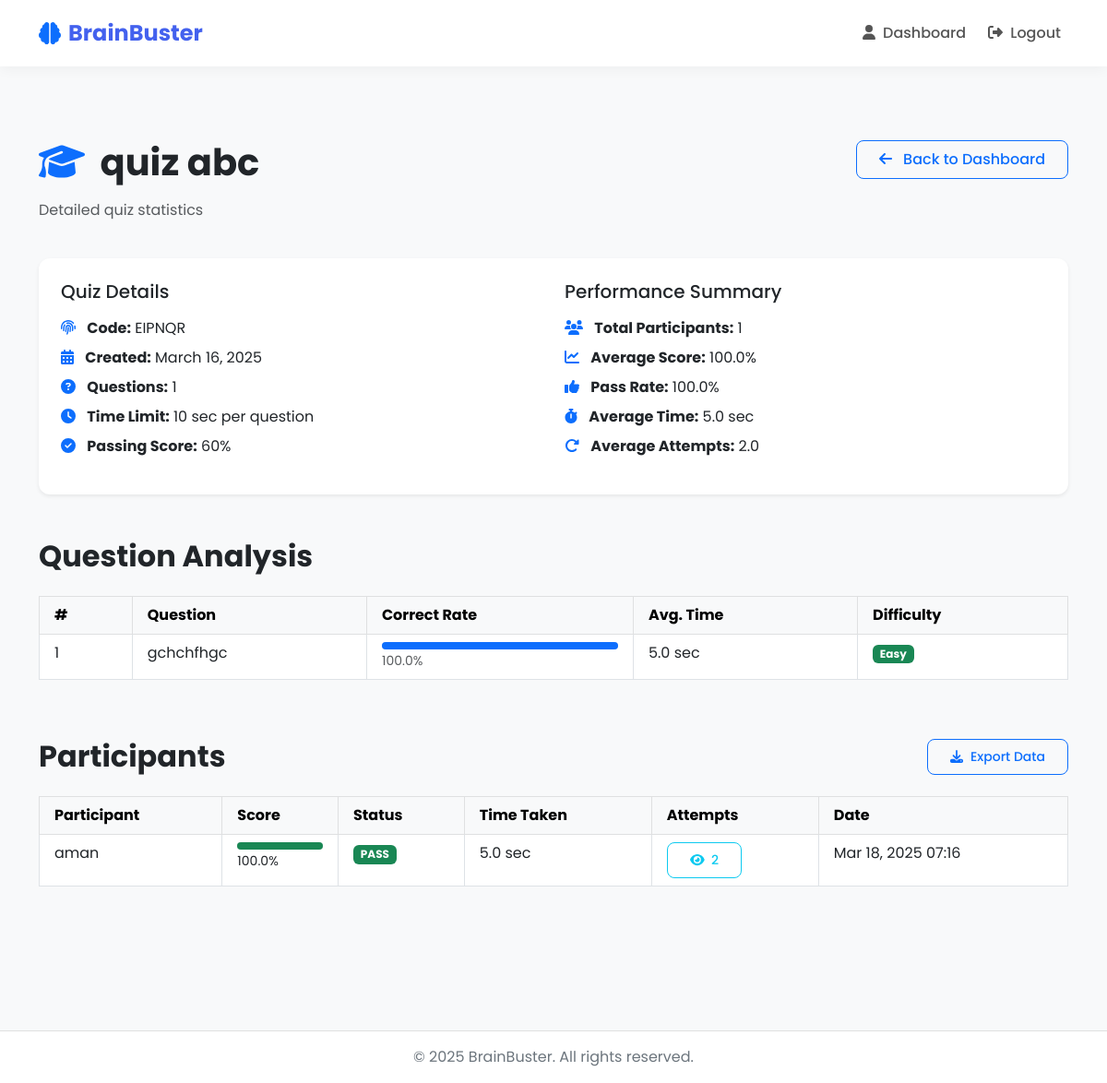
/quizzes/quiz/7/stats/ (signed in), run on the app's committed database.
### quizzes/models.py (models this page shows, shortened)
class Quiz(models.Model):
    title = models.CharField(max_length=255)
    description = models.TextField(blank=True, null=True)
    icon = models.CharField(max_length=50, default="question-circle")
    code = models.CharField(max_length=10, unique=True, default=generate_unique_code)
    created_by = models.ForeignKey(User, on_delete=models.CASCADE, related_name='quizzes')
    created_at = models.DateTimeField(auto_now=True)
    time_limit_per_question = models.IntegerField(help_text="Time limit in seconds", default=30)
    minimum_score_percentage = models.IntegerField(help_text="Minimum score required to pass (%)", default=60)

class Question(models.Model):
    quiz = models.ForeignKey(Quiz, related_name="questions", on_delete=models.CASCADE)
    text = models.TextField()

class Participation(models.Model):
    user = models.ForeignKey(User, on_delete=models.CASCADE, related_name='participations')
    quiz = models.ForeignKey(Quiz, on_delete=models.CASCADE, related_name='participations')
    score = models.FloatField(default=0.0)
    submitted_at = models.DateTimeField(auto_now=True)
    total_time_taken = models.IntegerField(default=0, help_text="Total time taken for the quiz in seconds")
    attempt_number = models.IntegerField(default=1, help_text="The attempt number for this user on this quiz")

### quizzes/views.py (the view)
# urls.py: path('quiz/<int:quiz_id>/stats/', views.quiz_stats, name='quiz_stats'),
@login_required
def quiz_stats(request, quiz_id):
    quiz = get_object_or_404(Quiz, id=quiz_id, created_by=request.user)
    all_participations = list(quiz.participations.all().select_related('user').order_by('user__id', '-submitted_at'))
    unique_users = {}
    for participation in all_participations:
        user_id = participation.user.id
        if user_id not in unique_users:
            unique_users[user_id] = participation
    participations = list(unique_users.values())
    user_attempts = {}
    for participation in all_participations:
        user_id = participation.user.id
        user_attempts[user_id] = user_attempts.get(user_id, 0) + 1
    for participation in participations:
        participation.attempts = user_attempts[participation.user.id]
    total_participants = len(participations)
    average_score = 0
    pass_rate = 0
    average_time = 0
    average_attempts = 0
    if total_participants > 0:
        average_score = sum(p.score for p in participations) / total_participants
        passing_participants = sum(1 for p in participations if p.score >= quiz.minimum_score_percentage)
        pass_rate = (passing_participants / total_participants * 100)
        total_time = sum(p.total_time_taken for p in participations if p.total_time_taken is not None)
        average_time = total_time / total_participants if total_participants > 0 else 0
        average_attempts = sum(user_attempts.values()) / len(user_attempts) if user_attempts else 0
    questions = list(quiz.questions.all().prefetch_related('options'))
    for question in questions:
        answers = Answer.objects.filter(question=question, participation__in=participations)
        total_answers = answers.count()
        if total_answers > 0:
            correct_count = answers.filter(selected_option__is_correct=True).count()
            question.correct_rate = round((correct_count / total_answers * 100), 1)
            total_time = sum(a.time_taken for a in answers if a.time_taken is not None)
            question.avg_time = round(total_time / total_answers, 1)
            if question.correct_rate >= 70:
                question.difficulty = "Easy"
                question.difficulty_class = "bg-success"
            elif question.correct_rate >= 40:
                question.difficulty = "Medium"
                question.difficulty_class = "bg-warning"
            else:
                question.difficulty = "Hard"
                question.difficulty_class = "bg-danger"
        else:
            question.correct_rate = 0
            question.avg_time = 0
            question.difficulty = "N/A"
            question.difficulty_class = "bg-secondary"
    return render(request, 'quizzes/quiz_stats.html', {
        'quiz': quiz,
        'participations': participations,  # Only latest per user
        'all_participations': all_participations,  # For modal
        'average_score': average_score,
        'pass_rate': pass_rate,
        'average_time': average_time,
        'average_attempts': average_attempts,
        'questions': questions,
    })

### templates/quizzes/quiz_stats.html (shortened to what this page needs)
{% extends 'base.html' %}
{% block content %}
<div class="container py-5">
    <div class="row mb-4">
        <div class="col-md-8">
            <h1 class="fw-bold mb-3">
                <i class="fas fa-{{ quiz.icon|default:'question-circle' }} text-primary me-2"></i>
                {{ quiz.title }}
            </h1>
            <p class="text-muted">Detailed quiz statistics</p>
        </div>
        <div class="col-md-4 text-end">
            <a href="{% url 'dashboard' %}" class="btn btn-outline-primary">
                <i class="fas fa-arrow-left me-2"></i> Back to Dashboard
            </a>
        </div>
    </div>
    <div class="row mb-4">
        <div class="col-12">
            <div class="card shadow-sm border-0">
                <div class="card-body p-4">
                    <div class="row">
                        <div class="col-md-6">
                            <h5 class="mb-3">Quiz Details</h5>
                            <ul class="list-unstyled">
                                <li class="mb-2">
                                    <i class="fas fa-fingerprint me-2 text-primary"></i>
                                    <strong>Code:</strong> {{ quiz.code }}
                                </li>
                                <li class="mb-2">
                                    <i class="fas fa-calendar-alt me-2 text-primary"></i>
                                    <strong>Created:</strong> {{ quiz.created_at|date:"F j, Y" }}
                                </li>
                                <li class="mb-2">
                                    <i class="fas fa-question-circle me-2 text-primary"></i>
                                    <strong>Questions:</strong> {{ quiz.questions.count }}
                                </li>
                                <li class="mb-2">
                                    <i class="fas fa-clock me-2 text-primary"></i>
                                    <strong>Time Limit:</strong> {{ quiz.time_limit_per_question }} sec per question
                                </li>
                                <li class="mb-2">
                                    <i class="fas fa-check-circle me-2 text-primary"></i>
                                    <strong>Passing Score:</strong> {{ quiz.minimum_score_percentage }}%
                                </li>
                            </ul>
                        </div>
                        <div class="col-md-6">
                            <h5 class="mb-3">Performance Summary</h5>
                            <ul class="list-unstyled">
                                <li class="mb-2">
                                    <i class="fas fa-users me-2 text-primary"></i>
                                    <strong>Total Participants:</strong> {{ participations|length }}
                                </li>
                                <li class="mb-2">
                                    <i class="fas fa-chart-line me-2 text-primary"></i>
                                    <strong>Average Score:</strong> {{ average_score|floatformat:1 }}%
                                </li>
                                <li class="mb-2">
                                    <i class="fas fa-thumbs-up me-2 text-primary"></i>
                                    <strong>Pass Rate:</strong> {{ pass_rate|floatformat:1 }}%
                                </li>
                                <li class="mb-2">
                                    <i class="fas fa-stopwatch me-2 text-primary"></i>
                                    <strong>Average Time:</strong> {{ average_time|floatformat:1 }} sec
                                </li>
                                <li class="mb-2">
                                    <i class="fas fa-redo-alt me-2 text-primary"></i>
                                    <strong>Average Attempts:</strong> {{ average_attempts|floatformat:1 }}
                                </li>
                            </ul>
                        </div>
                    </div>
                </div>
            </div>
        </div>
    </div>
    <div class="row mt-5">
        <div class="col-12">
            <h2 class="fw-bold mb-4">Question Analysis</h2>
            <div class="table-responsive">
                <table class="table table-hover table-bordered">
                    <thead class="table-light">
                        <tr>
                            <th class="px-3 py-2">#</th>
                            <th class="px-3 py-2">Question</th>
                            <th class="px-3 py-2">Correct Rate</th>
                            <th class="px-3 py-2">Avg. Time</th>
                            <th class="px-3 py-2">Difficulty</th>
                        </tr>
                    </thead>
                    <tbody>
                        {% for question in questions %}
                        <tr>
                            <td class="px-3 py-2">{{ forloop.counter }}</td>
                            <td class="px-3 py-2">{{ question.text|truncatechars:50 }}</td>
                            <td class="px-3 py-2">
                                <div class="progress" style="height: 8px;">
                                    <div class="progress-bar" role="progressbar" style="width: {{ question.correct_rate|floatformat:0 }}%;">
                                    </div>
                                </div>
                                <small class="text-muted">{{ question.correct_rate|floatformat:1 }}%</small>
                            </td>
                            <td class="px-3 py-2">{{ question.avg_time|floatformat:1 }} sec</td>
                            <td class="px-3 py-2">
                                <span class="badge {{ question.difficulty_class }}">{{ question.difficulty }}</span>
                            </td>
                        </tr>
                        {% endfor %}
                    </tbody>
                </table>
            </div>
        </div>
    </div>
    <div class="row mt-5">
        <div class="col-12">
            <h2 class="fw-bold mb-4">Participants
                <button type="button" class="btn btn-sm btn-outline-primary float-end" id="exportBtn">
                    <i class="fas fa-download me-1"></i> Export Data
                </button>
            </h2>
            {% if participations %}
                <div class="table-responsive">
                    <table class="table table-hover table-bordered" id="participantsTable">
                        <thead class="table-light">
                            <tr>
                                <th class="px-3 py-2">Participant</th>
                                <th class="px-3 py-2">Score</th>
                                <th class="px-3 py-2">Status</th>
                                <th class="px-3 py-2">Time Taken</th>
                                <th class="px-3 py-2">Attempts</th>
                                <th class="px-3 py-2">Date</th>
                            </tr>
                        </thead>
                        <tbody>
                            {% for participation in participations %}
                            <tr>
                                <td class="px-3 py-2">{{ participation.user.username }}</td>
                                <td class="px-3 py-2">
                                    <div class="progress" style="height: 8px;">
                                        <div class="progress-bar {% if participation.score >= quiz.minimum_score_percentage %}bg-success{% else %}bg-danger{% endif %}"
                                            role="progressbar" style="width: {{ participation.score|floatformat:0 }}%;">
                                        </div>
                                    </div>
                                    <small>{{ participation.score|floatformat:1 }}%</small>
                                </td>
                                <td class="px-3 py-2">
                                    <span class="badge {% if participation.score >= quiz.minimum_score_percentage %}bg-success{% else %}bg-danger{% endif %}">
                                        {% if participation.score >= quiz.minimum_score_percentage %}PASS{% else %}FAIL{% endif %}
                                    </span>
                                </td>
                                <td class="px-3 py-2">{{ participation.total_time_taken|floatformat:1 }} sec</td>
                                <td class="px-3 py-2">
                                    <button class="btn btn-sm btn-outline-info" data-bs-toggle="modal" data-bs-target="#attemptsModal{{ participation.user.id }}">
                                        <i class="fas fa-eye me-1"></i> {{ participation.attempts }}
                                    </button>
                                </td>
                                <td class="px-3 py-2">{{ participation.submitted_at|date:"M d, Y H:i" }}</td>
                            </tr>
                            {% endfor %}
                        </tbody>
                    </table>
                </div>
            {% endif %}
        </div>
    </div>
</div>
{% endblock %}

### static/css/style.css (style rules this page uses)
:root { --primary: #4361ee; --secondary: #3f37c9; --accent: #4cc9f0; --light: #f8f9fa; --dark: #212529; --success: #4ade80; --warning: #fbbf24; --danger: #f87171; --info: #60a5fa; }
body { font-family: 'Poppins', sans-serif; background-color: #f8f9fa; color: var(--dark); min-height: 100vh; display: flex; flex-direction: column; }
.card { border-radius: 12px; border: none; box-shadow: 0 5px 15px rgba(0, 0, 0, 0.05); transition: transform 0.3s ease, box-shadow 0.3s ease; }
.btn { border-radius: 8px; padding: 0.5rem 1.5rem; font-weight: 500; transition: all 0.3s ease; }

### templates/base.html (style rules this page uses)
.bg-success { background-color: #198754 !important; color: white; }

### data on the page
Quiz: title "quiz abc", code "EIPNQR", created_at "March 16, 2025", questions.count "1", time_limit_per_question "10", minimum_score_percentage "60"
Question: text "gchchfhgc", correct_rate "100.0", avg_time "5.0", difficulty "Easy"
Participation: user.username "aman", score "100.0", shows "PASS", total_time_taken "5.0", attempts "2", submitted_at "Mar 18, 2025 07:16"

### other printed values
{{ participations|length }} "1"
{{ average_score|floatformat:1 }} "100.0"
{{ pass_rate|floatformat:1 }} "100.0"
{{ average_time|floatformat:1 }} "5.0"
{{ average_attempts|floatformat:1 }} "2.0"
